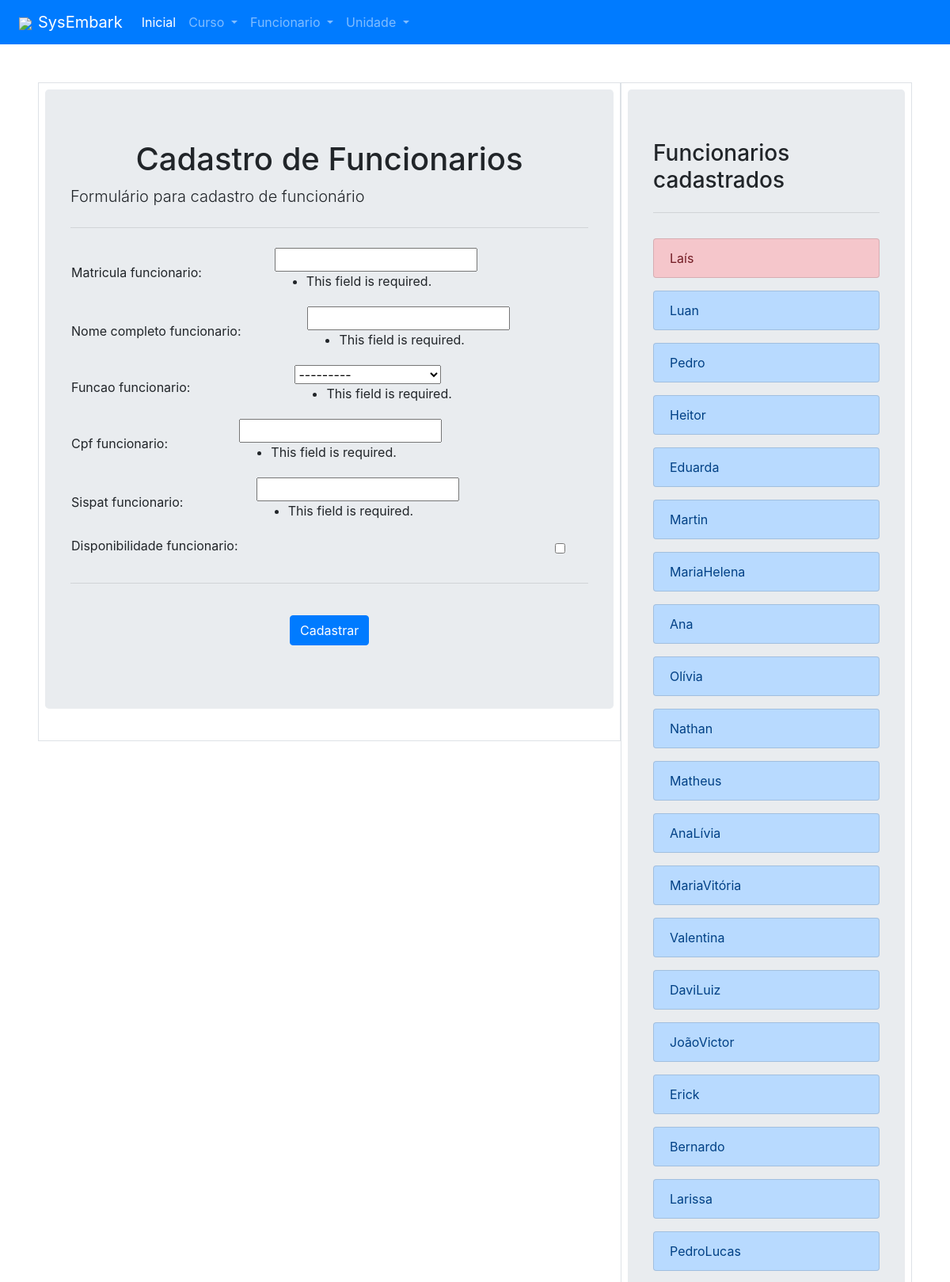
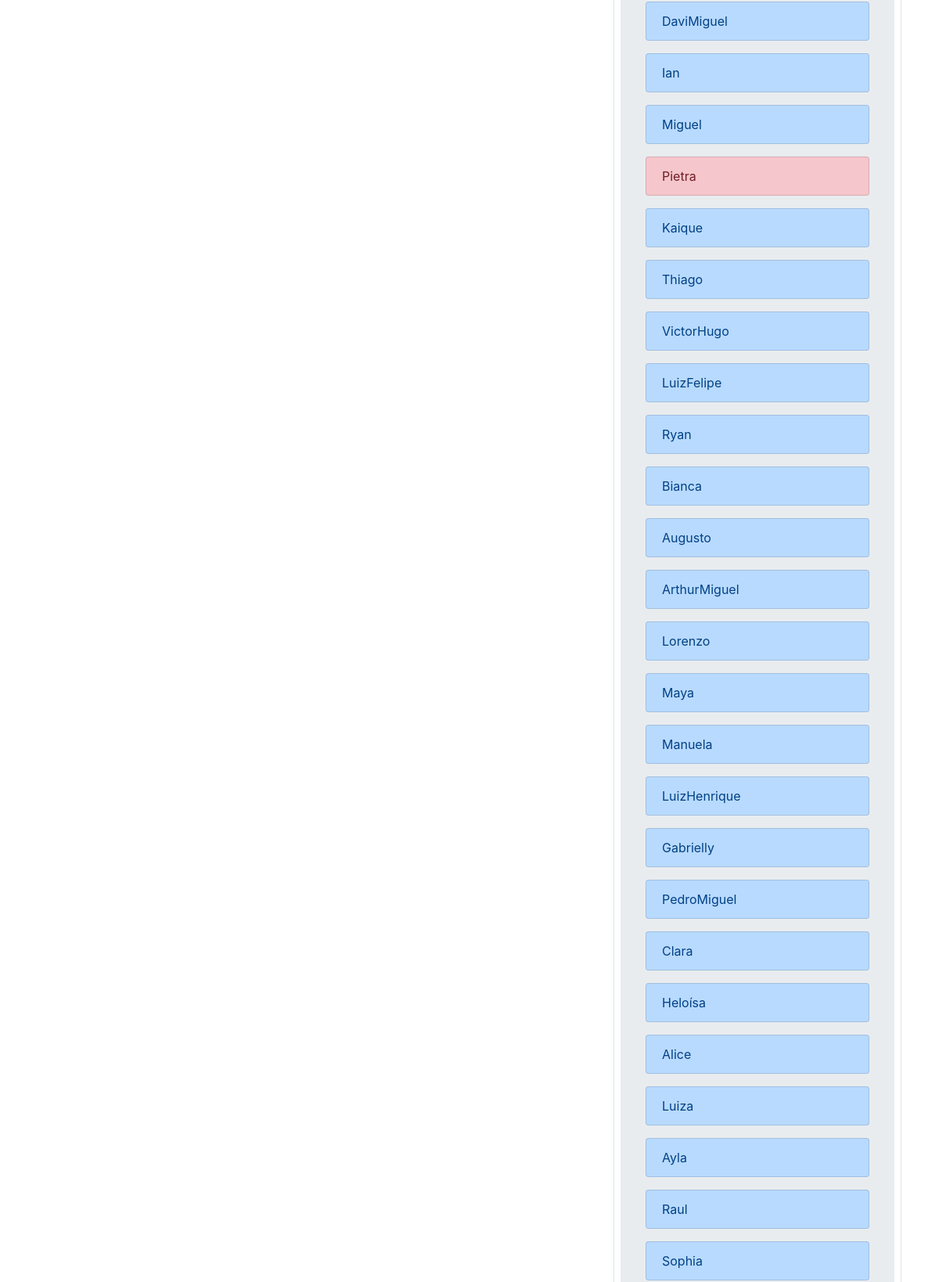
The app's page /funcionario/cadastro/ (upper part), older data (2 pictures, top to bottom).
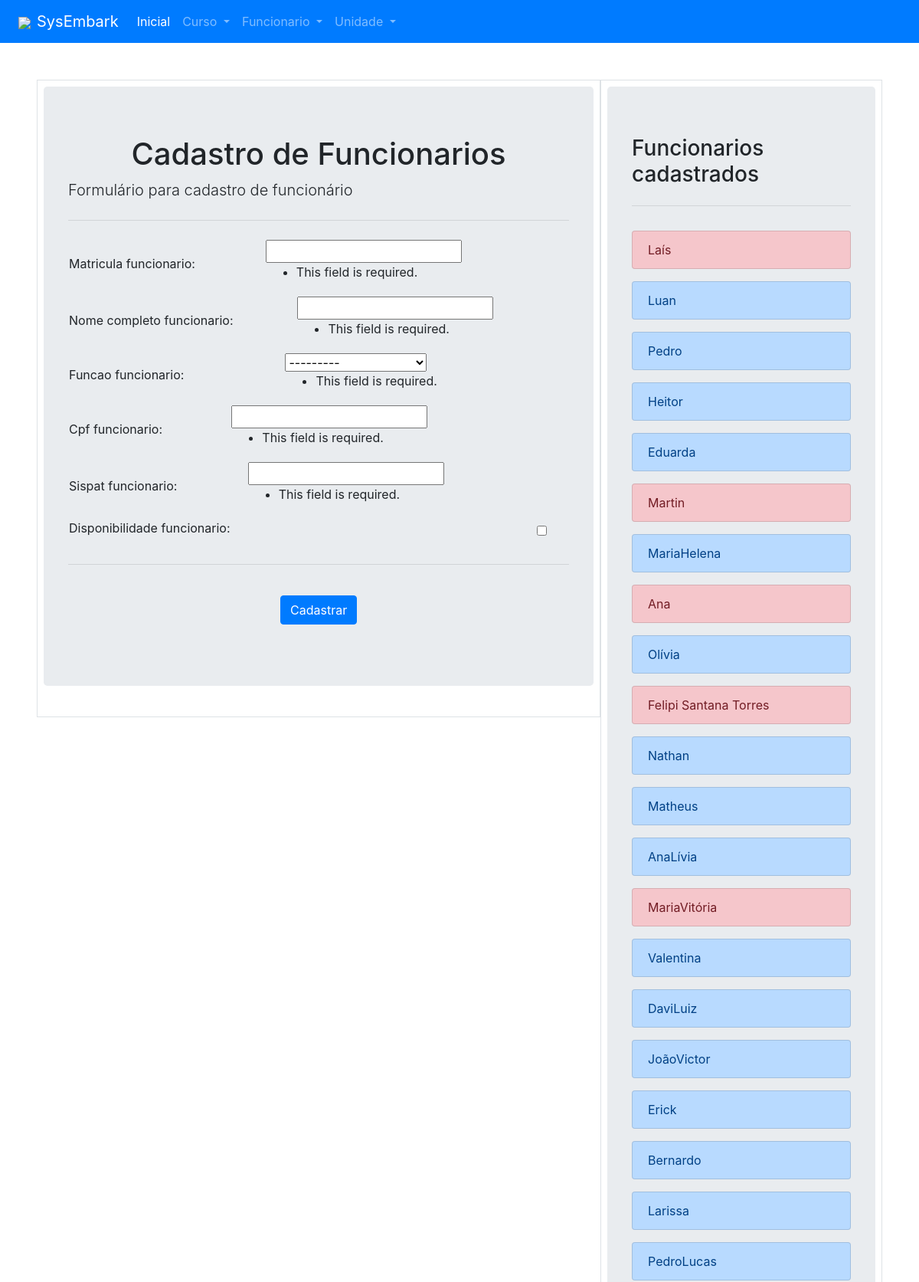
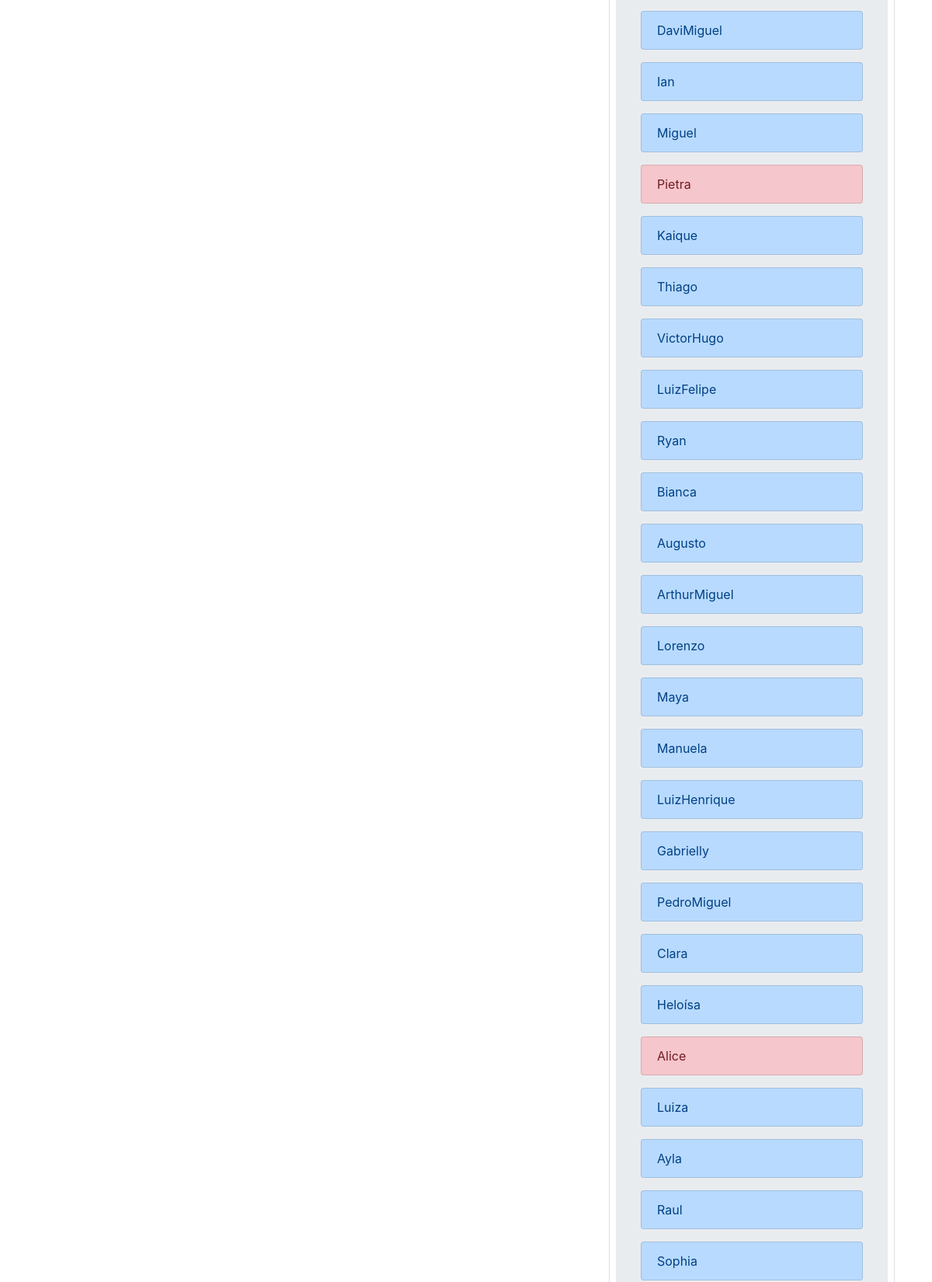
The same page, newer data (2 pictures, top to bottom).
### cadastro_funcionario/models.py (models this page shows)
class cadastroFuncionario(models.Model):
    opcao_funcao = [
        ['supervisor','Supervisor'],
        ['opGuincho','Operador de Guincho'],
        ['opOxCorte','Operador de OxCorte'],
        ['rigger','Rigger']
    ]
    matricula_funcionario = models.IntegerField(primary_key=True)
    nome_completo_funcionario = models.CharField(max_length=64)
    funcao_funcionario = models.CharField(max_length=64, choices=opcao_funcao)
    cpf_funcionario = models.IntegerField()
    sispat_funcionario = models.IntegerField()
    disponibilidade_funcionario = models.BooleanField(default=True)
    def __str__(self):
        return f"{self.nome_completo_funcionario}"

### cadastro_funcionario/views.py (the view, shortened to what this page needs)
# urls.py: path('funcionario/', include('cadastro_funcionario.urls')),
def cadastro_funcionario(request):
    form_cadastro_funcionario = forms_funcionario(request.POST)
    matricula = cadastroFuncionario.objects.all()
    for i in range(1,len(matricula)-1):
        if frenteProgramada.objects.filter(
            sup_frente=matricula[i].matricula_funcionario
            ) or frenteProgramada.objects.filter(
                op_guincho_frente=matricula[i].matricula_funcionario
                ) or frenteProgramada.objects.filter(
                    op_oxcorte_frente=matricula[i].matricula_funcionario
                    ) or frenteProgramada.objects.filter(
                        rigger_a_frente=matricula[i].matricula_funcionario
                        ) or frenteProgramada.objects.filter(
                            rigger_b_frente=matricula[i].matricula_funcionario):
            tornarDisponivel = cadastroFuncionario.objects.get(matricula_funcionario=matricula[i].matricula_funcionario)
            tornarDisponivel.disponibilidade_funcionario = False
            tornarDisponivel.save()
        else:
            tornarDisponivel = cadastroFuncionario.objects.get(matricula_funcionario=matricula[i].matricula_funcionario)
            tornarDisponivel.disponibilidade_funcionario = True
            tornarDisponivel.save()
    context = {
        'form_cadastro_funcionario': form_cadastro_funcionario,
        'lista_funcionarios_cadastrados': cadastroFuncionario.objects.all(),
    }
    return render(
        request,
        "cadastrofuncionario/cadastro_funcionario.html",
        context
    )

### cadastro_funcionario/forms.py
class forms_funcionario(forms.ModelForm):
    class Meta:
        model = cadastroFuncionario
        fields = [
            'matricula_funcionario',
            'nome_completo_funcionario',
            'funcao_funcionario',
            'cpf_funcionario',
            'sispat_funcionario',
            'disponibilidade_funcionario',
        ]

### cadastro_funcionario/templates/cadastrofuncionario/cadastro_funcionario.html (shortened to what this page needs)
{% extends "index/index.html" %}
{% block content %}
<div class="container-fluig row mx-auto p-5">
  <div class="col-sm-6 col-lg-8 border p-2" style="height:max-content;">
    <div class="jumbotron">
      <div class="container-fluid mx-auto px-auto">
        <h1 class="display-5 text-justify text-center">Cadastro de Funcionarios</h1>
      </div>
      <p class="lead">Formulário para cadastro de funcionário</p>
      <hr class="my-4">
      <form id="form_Cadastro" class="needs-validation" novalidate action="{% url 'cadastro_funcionario' %}"
        method="POST">
        {% for field in form_cadastro_funcionario %}
        <table class="container-fluid">
          <tr>
            <td>
              {{ field.label_tag }}
            </td>
            <td>
              {{ field }}
              {{ field.errors }}
            </td>
          </tr>
          <tr>
            <td>
            </td>
            <td>
            </td>
          </tr>
        </table>
        {% endfor %}
        <hr class="my-4">
        <div class="py-3 mx-auto" style="width: 100px;">
          <button type="submit" class="btn btn-primary" onclick="resetar_campos()"
            style="width: 100px;">Cadastrar</button>
        </div>
      </form>
    </div>
  </div>
  <div class="col-6 col-lg-4 border p-2 overflow-auto">
    <div style="min-height: min-content; max-height: 500px;">
      <div class="jumbotron">
        <h3 class="display-5">Funcionarios cadastrados</h3>
        <hr class="my-4">
        {% for funcionario in lista_funcionarios_cadastrados %}
        <div class="list-group py-2 ">
          {% if funcionario.disponibilidade_funcionario %}
          <a href="{% url 'visualizar_funcionario' funcionario.matricula_funcionario %}"
            class="list-group-item list-group-item-action list-group-item-primary">{{ funcionario }}</a>
          {% else %}
          <a href="{% url 'visualizar_funcionario' funcionario.matricula_funcionario %}"
            class="list-group-item list-group-item-action list-group-item-danger">{{ funcionario }}</a>
          {% endif %}
        </div>
        {% endfor %}
      </div>
    </div>
  </div>
</div>
{% endblock %}

Row changes from the older to the newer data that the page shows:
changed cadastroFuncionario "Martin": disponibilidade_funcionario True → False (drawn)
changed cadastroFuncionario "Ana": disponibilidade_funcionario True → False (drawn)
added cadastroFuncionario: nome_completo_funcionario "Felipi Santana Torres"
changed cadastroFuncionario "MariaVitória": disponibilidade_funcionario True → False (drawn)
changed cadastroFuncionario "Alice": disponibilidade_funcionario True → False (drawn)
